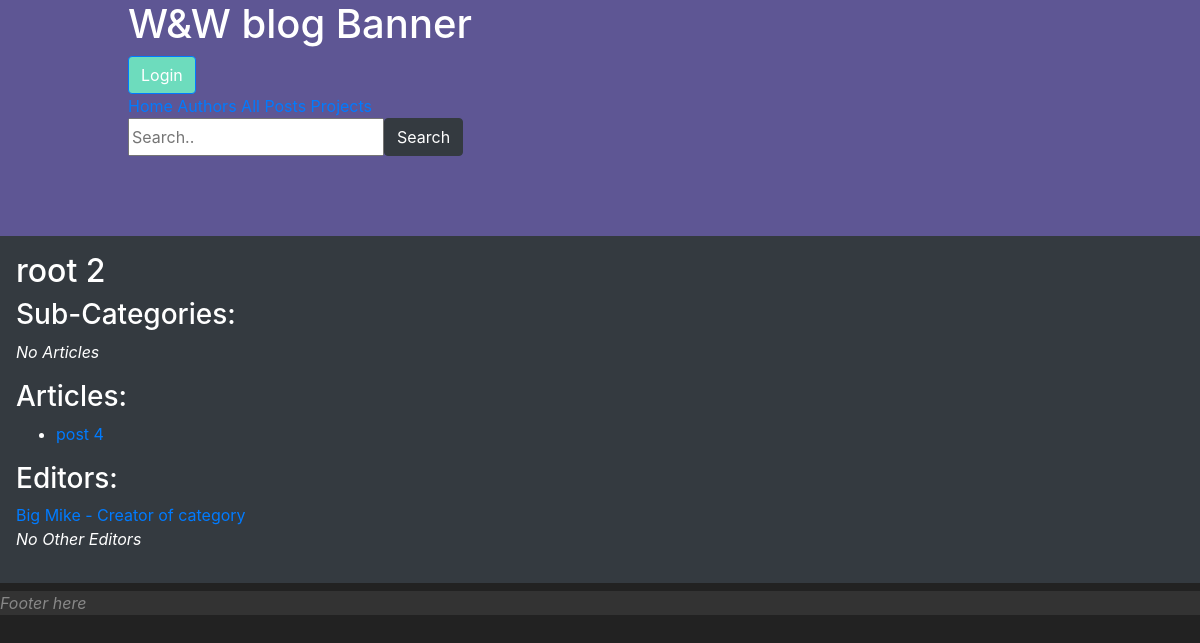
The page /category/2/view on the database its author committed.
### wwapp/models.py (models this page shows, shortened)
class Category(models.Model):
    category_id = models.AutoField(primary_key=True)
    category_name = models.CharField(unique=True, max_length=45)
    category_creator = models.ForeignKey(User, on_delete=models.PROTECT)
    class CategoryType(models.TextChoices):
        PROJECT = 'PROJECT', _('Project')
        TOPIC = 'TOPIC', _('Topic')
        SUBTOPIC = 'SUBTOPIC', _('Sub-Topic')
    category_type = models.CharField(max_length=45, choices=CategoryType.choices, default=CategoryType.PROJECT)
    class Meta:
        indexes = [
            models.Index(fields=['category_name']),
        ]
    def get_item_assignations(self):
        try:
            return CategoryItemAssignation.objects.filter(parent_category_id=self.category_id)
        except exceptions.EmptyResultSet:
            raise exceptions.EmptyResultSet
    def get_items(self):
        try:
            assignations = self.get_item_assignations()
            items = []
            for a in assignations:
                item = CategoryItem.objects.get(item_id=a.item_id)
                items.append(item)
            return items
        except exceptions.ObjectDoesNotExist:
            return []
    def get_child_categories(self):
        items = self.get_items()
        sub_cats = []
        for i in items:
            if i.item_category_id is not None:
                sub_cat = Category.objects.get(category_id=i.item_category_id)
                sub_cats.append(sub_cat)
        return sub_cats
    def get_child_articles(self):
        items = self.get_items()
        articles = []
        for i in items:
            if i.item_article_id is not None:
                a = Article.objects.get(article_id=i.item_article_id)
                articles.append(a)
        return articles
    def get_category_editors(self):
        try:
            editors = CategoryEditor.objects.filter(category_id=self.category_id)
            if len(editors) != 0:
                return editors
            return []
        except exceptions.ObjectDoesNotExist:
            return []

class Article(models.Model):
    article_id = models.AutoField(primary_key=True)
    article_title = models.CharField(max_length=45)
    pub_date = models.DateTimeField(blank=True, null=True)
    author = models.ForeignKey(User, on_delete=models.PROTECT)
    published = models.BooleanField(default=False)
    creation_date = models.DateTimeField(auto_now_add=True)
    """
    # populate with -  default=timezone.now - from django.utils.timezone.now()
    # edit_date = models.DateField(auto_now=True)
    # can be used instead auto_now_add = True,
    """
    class Meta:
        indexes = [
            models.Index(fields=['article_title']),
            models.Index(fields=['author']),
        ]
    """
    # TODO for versions
    # constraints = [
    #     models.UniqueConstraint(fields=['article_id', 'version'], name='article_id_version_unique')
    # ]
    """

class User(models.Model):
    user_id = models.AutoField(primary_key=True, null=False)
    username = models.CharField(max_length=14, null=False, blank=False)
    class Meta:
        indexes = [
            models.Index(fields=['username'])
        ]

### wwapp/views.py (the view)
# urls.py: path('category/<int:category_id>/view', views.open_category, name='open_category'),
def open_category(request, category_id):
    category = Category.objects.get(category_id=category_id)
    creator = category.category_creator
    sub_cats = category.get_child_categories()
    sub_cats_count = len(sub_cats)
    articles = category.get_child_articles()
    articles_count = len(articles)
    editors = category.get_category_editors()
    editors_count = len(editors)
    values = {
        'category': category,
        'category_creator': creator,
        'child_categories': sub_cats,
        'child_categories_count': sub_cats_count,
        'child_articles': articles,
        'child_articles_count': articles_count,
        'editors': editors,
        'editors_count': editors_count,
    }
    return render(request, 'wwapp/open_category.html', values)

### wwapp/templates/wwapp/open_category.html (shortened to what this page needs)
{% extends "wwapp/base.html" %}
{% block content %}
    <h2>{{ category.category_name }}</h2>
    <h3>Sub-Categories:</h3>
    {% if child_categories == 0 %}
        {% for c in child_categories %}
            <a href="{% url 'wwapp:open_category' c.category_id  %}">c.category_name</a>
        {% endfor %}
    {% else %}
        <p><i>No Articles</i></p>
    {% endif %}
    <h3>Articles:</h3>
    {% if child_articles %}
        <ul>
            {% for a in child_articles %}
                <li>
                    <a href="{% url 'wwapp:open_article' a.article_id %}">{{ a.article_title }}</a>
                </li>
            {% endfor %}
        </ul>
    {% else %}
        <p><i>No Articles</i></p>
    {% endif %}
    <h3>Editors:</h3>
    <a href="{% url 'wwapp:user_details' category_creator.user_id %}">{{ category_creator.username }} - Creator of category</a>
    {% if editors %}
        {% for u in editors %}
            <a href="{% url 'wwapp:user_details' u.user_id %}">{{ u.username }}</a>
        {% endfor %}
    {% else %}
        <p><i>No Other Editors</i></p>
    {% endif %}
{% endblock %}

### rows shown on the page
Category: category_name "root 2"
Article: article_title "post 4"
User: username "Big Mike"
